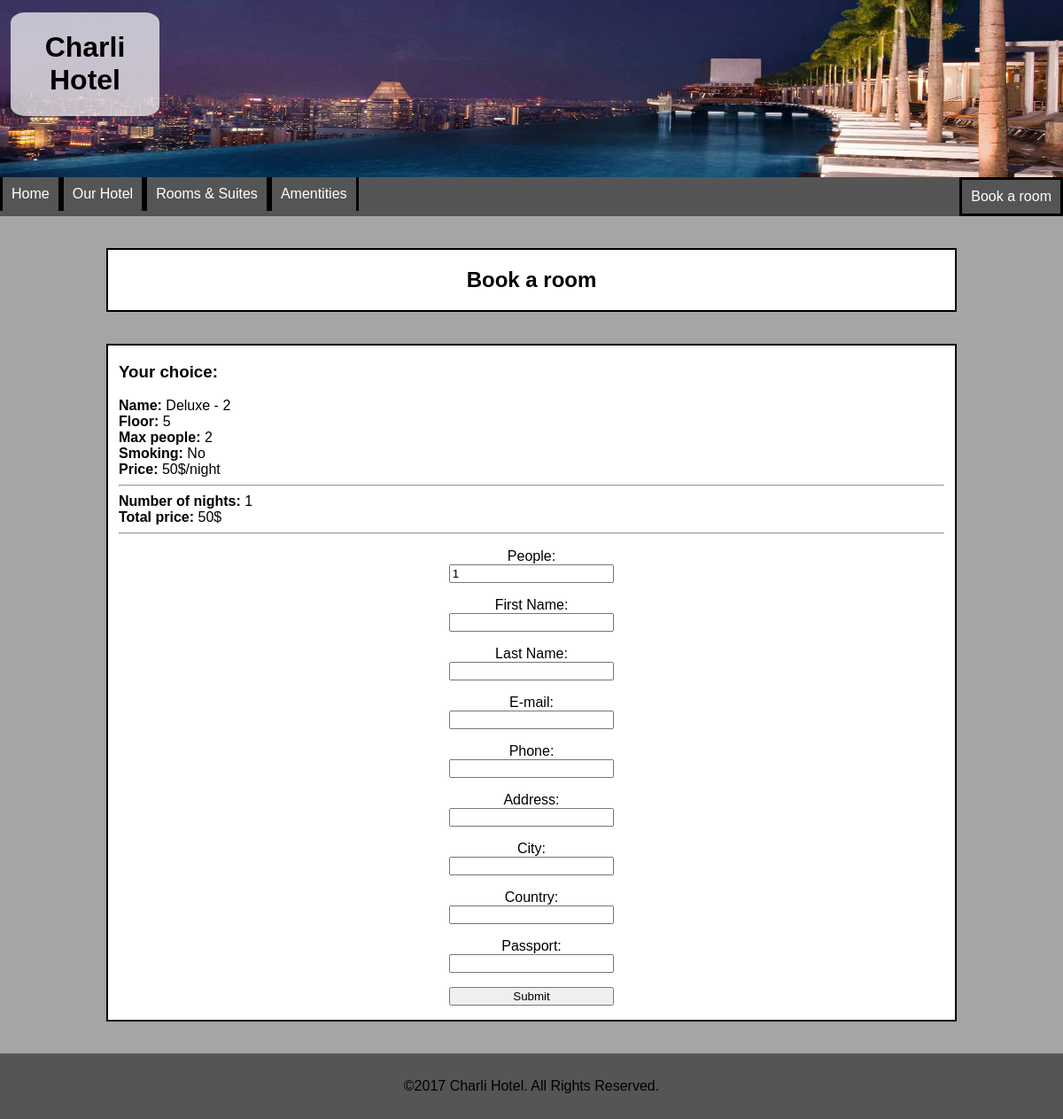
Screenshot of /booking.php?category=1&check_in=1990-02-19&check_out=1990-02-20&check_in_bis=1990-02-20 with the database file from the repository.
### tables this page shows
CREATE TABLE `CATEGORY` (
  `id_category` int(11) NOT NULL,
  `name_category` varchar(255) NOT NULL,
  `floor_category` int(11) NOT NULL,
  `max_people_category` int(11) NOT NULL,
  `smoking_category` tinyint(1) NOT NULL,
  `price_category` float NOT NULL
);

### booking.php (the view, shortened to what this page needs)
<?php
	$co = mysqli_connect("localhost", "root", "root", "hotel");
	if (!empty($_GET['category']) && !empty($_GET['check_in']) && !empty($_GET['check_out']) && !empty(($_GET['check_in_bis']))) {
		$category = $_GET['category'];
		$check_in = $_GET['check_in'];
		$check_out = $_GET['check_out'];
	} else {
		header('Location: book.php');
	}
	$name = "";
	$floor = "";
	$max_people = "";
	$smoking = "";
	$price = "";
	$sql = "	SELECT *
									FROM CATEGORY
                                    WHERE id_category = '$category'
									";
	$result = mysqli_query($co, $sql);
	while ($row = mysqli_fetch_array($result)) {
		$name = $row['name_category'];
		$floor = $row['floor_category'];
		$max_people = $row['max_people_category'];
		$smoking = $row['smoking_category'];
		$price = $row['price_category'];
	}
	if ($smoking == 0)
		$smoking = "No";
	else $smoking = "Yes";
	$datetime1 = new DateTime($check_in);
	$datetime2 = new DateTime($check_out);
	$interval = $datetime1->diff($datetime2);
	$night = $interval->format('%a');
	$total_price = $price * $night;
?>
<!DOCTYPE>
<html>
	<head>
		<link href="styles/style.css" rel="stylesheet" type="text/css">
	</head>
	<body>
		<header>
			<?php
				if (is_readable("includes/header.php")) {
					include("includes/header.php");
				} else {
					echo "Can not load header";
				}
			?>
		</header>
		<nav>
			<?php
				if (is_readable("includes/menu.php")) {
					include("includes/menu.php");
				} else {
					echo "Can not load menu";
				}
			?>
		</nav>
		<section class="title">
			<h1>Book a room</h1>
		</section>
		<section>
			<article>
				<h3>Your choice:</h3>
				<strong>Name:</strong> <?php echo $name; ?> <br/>
				<strong>Floor:</strong> <?php echo $floor; ?> <br/>
				<strong>Max people:</strong> <?php echo $max_people; ?> <br/>
				<strong>Smoking:</strong> <?php echo $smoking; ?> <br/>
				<strong>Price:</strong> <?php echo $price; ?>$/night <br/>
				<hr>
				<strong>Number of nights:</strong> <?php echo $night; ?> <br/>
				<strong>Total price:</strong> <?php echo $total_price; ?>$ <br/>
				<hr>
				<form action="validate-booking.php" method="post">
					<p>
						<label for="people">People:</label>
						<input type="number" id="people" name="people" required="required" min="1"
							   max="<?php echo $max_people; ?>" value="1"/>
					</p>
					<p>
						<label for="first_name">First Name:</label>
						<input type="text" id="first_name" name="first_name" required="required"/>
					</p>
					<p>
						<label for="last_name">Last Name:</label>
						<input type="text" id="last_name" name="last_name" required="required"/>
					</p>
					<p>
						<label for="email">E-mail:</label>
						<input type="email" id="email" name="email" required="required"/>
					</p>
					<p>
						<label for="phone">Phone:</label>
						<input type="tel" id="phone" name="phone" required="required"/>
					</p>
					<p>
						<label for="address">Address:</label>
						<input type="text" id="address" name="address" required="required"/>
					</p>
					<p>
						<label for="city">City:</label>
						<input type="text" id="city" name="city" required="required"/>
					</p>
					<p>
						<label for="country">Country:</label>
						<input type="text" id="country" name="country" required="required"/>
					</p>
					<p>
						<label for="passport">Passport:</label>
						<input type="text" id="passport" name="passport" required="required"/>
					</p>
					<p>
						<input type="submit" name="Submit">
					</p>
				</form>
			</article>
		</section>
		<footer>
			<?php
				if (is_readable("includes/footer.php")) {
					include("includes/footer.php");
				} else {
					echo "Can not load footer";
				}
			?>
		</footer>
	</body>
</html>

### styles/style.css (style rules this page uses)
body { margin: 0; padding: 0; background-size: cover; background-attachment: fixed; background-color: #a5a5a5; font-family: cursive, Arial, Helvetica, sans-serif; }
h1, h2, h3 { color: #000000; }
nav { background-color: #555555; margin-top: auto; height: auto; width: 100%; display: inline-block; min-width: 100%; }
section { background-color: #FFFFFF; text-align: justify; border: #000000 solid 2px; margin-top: 3%; margin-bottom: 3%; margin-left: 10%; margin-right: 10%; padding-left: 1%; padding-right: 1%; }
footer { background-color: #555555; margin-top: auto; height: auto; width: auto; padding-left: 1%; padding-right: 1%; padding-top: 1%; padding-bottom: 1%; text-align: center; }
.title { text-align: center; }
label { display: block; }
form { text-align: center; }
input { width: 20%; }

### rows the page displays
category: name_category "Deluxe - 2", floor_category "5", max_people_category "2", smoking_category "No", price_category "50"

### other values shown
$night "1"
